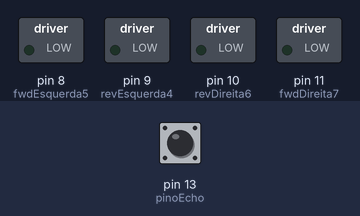
Simulated run of this sketch. Board: Arduino Uno, built with avr-gcc and run on an emulated ATmega328P. Shown: switched loads named in the sketch (green lamp = pin HIGH). The inputs (shaded band) are chosen by the test bench; at power-on: pin 13 (pinoEcho) LOW. Pins used as bus, display or sensor lines are not drawn.

Above: at 1.2 s.
1.3 s: pin 13 (pinoEcho) pulsed HIGH 5 times (0.12 s each, 0.3 s apart)
At 1.71 s:
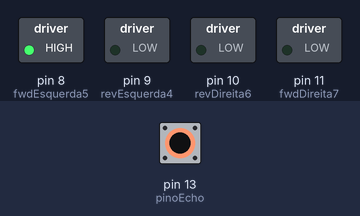
At 3.3 s:
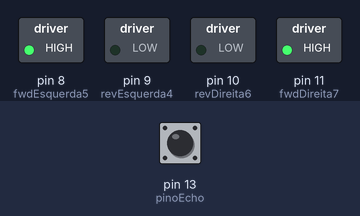
Timing chart, 0 to 11.8 s (numbered marks = the images above; inputs shaded):
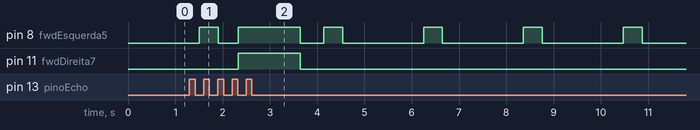

Measured:
- after the input at 1.3 s, pin 11 (fwdDireita7): LOW → HIGH after 1.0 s, → LOW 1.3 s later

The sketch:

carrinho.ino
```cpp
// Pinos dos Motores
int revEsquerda4 = 9;
int fwdEsquerda5 = 8;
int revDireita6 = 10;
int fwdDireita7 = 11;

// Pinos do Sensor Ultrassônico HC-SR04
int pinoTrig = 12;
int pinoEcho = 13;

long duracao, distancia;

void setup() {
  Serial.begin(9600);

  // Configuração dos pinos dos motores como saída
  pinMode(revEsquerda4, OUTPUT);
  pinMode(fwdEsquerda5, OUTPUT);
  pinMode(revDireita6, OUTPUT);
  pinMode(fwdDireita7, OUTPUT);

  // Configuração dos pinos do sensor ultrassônico
  pinMode(pinoTrig, OUTPUT);
  pinMode(pinoEcho, INPUT);
}

void loop() {
  digitalWrite(pinoTrig, LOW);
  delayMicroseconds(2);

  digitalWrite(pinoTrig, HIGH);
  delayMicroseconds(10);
  duracao = pulseIn(pinoEcho, HIGH);
  distancia = duracao / 58.2;
  delay(10);

  // Condição para ausência de obstáculos
  if (distancia > 20) {
    digitalWrite(fwdDireita7, HIGH);
    digitalWrite(revDireita6, LOW);
    digitalWrite(fwdEsquerda5, HIGH);
    digitalWrite(revEsquerda4, LOW);
  }

  // Condição para presença de obstáculos
  if (distancia < 20) {
    // Parar por um curto período
    digitalWrite(fwdDireita7, LOW);
    digitalWrite(revDireita6, LOW);
    digitalWrite(fwdEsquerda5, LOW);
    digitalWrite(revEsquerda4, LOW);
    delay(500);

    // Virar para a esquerda
    digitalWrite(fwdDireita7, LOW);
    digitalWrite(revDireita6, LOW);
    digitalWrite(fwdEsquerda5, HIGH);
    digitalWrite(revEsquerda4, LOW);
    delay(400);

    // Parar por um curto período
    digitalWrite(fwdDireita7, LOW);
    digitalWrite(revDireita6, LOW);
    digitalWrite(fwdEsquerda5, LOW);
    digitalWrite(revEsquerda4, LOW);
    delay(200);
  }
}
```

bitwise.c
```cpp
#include <stdio.h>
#include <stdlib.h>
#include <limits.h>

int count_bits(unsigned int num) {
	int count = 0;
	while (num) {
		count++;
		num >>= 1;
	}
	return count;
}

void print_binary(unsigned int num, int n_bits) {
	for (int i = n_bits - 1; i >= 0; i--) {
		printf("%d", (num >> i) & 1);
		if (i % 4 == 0) printf(" ");
	}
	printf("\n");
}

int main() {
	unsigned int num1, num2, mask;
	int n_bits, op, n, dir;

	printf("Escolha a operação bitwise a ser realizada:\n");
	printf("1 - Complemento\n");
	printf("2 - E bit a bit (&)\n");
	printf("3 - OU bit a bit (|)\n");
	printf("4 - XOR bit a bit (^)\n");
	printf("5 - Extrair bits usando máscara bitwise\n");
	printf("6 - Preencher com 1s usando máscara bitwise\n");
	printf("7 - Inverter valores usando máscara bitwise\n");
	printf("8 - Shift de bits para esquerda ou direita\n");
	scanf("%d", &op);

	switch(op){
		case 1:
			printf("Digite o número sem sinal em hexadecimal: ");
			scanf("%x", &num1);

			n_bits = count_bits(num1);
			n_bits = (n_bits + 3) / 4 * 4; // arredonda para cima para o múltiplo de 4 mais próximo
			mask = (1 << n_bits) - 1;

			printf("Número original em binário: ");
			print_binary(num1, n_bits);

			printf("Complemento: ");
			num1 = ~num1 & mask;

			print_binary(num1, n_bits);

			printf("Resultado final em hexadecimal: 0x%X\n", num1);
			break;
		case 2:
		case 3:
		case 4:
			printf("Digite o primeiro número sem sinal em hexadecimal: ");
			scanf("%x", &num1);

			printf("Digite o segundo número sem sinal em hexadecimal: ");
			scanf("%x", &num2);

			n_bits = count_bits(num1 > num2 ? num1 : num2);
			n_bits = (n_bits + 3) / 4 * 4; // arredonda para cima para o múltiplo de 4 mais próximo

			printf("Primeiro número original em binário: ");
			print_binary(num1, n_bits);

			printf("Segundo número original em binário: ");
			print_binary(num2, n_bits);

			switch (op) {
				case 2:
					printf("E bit a bit (&): ");
					num1 &= num2;
					break;
				case 3:
					printf("OU bit a bit (|): ");
					num1 |= num2;
					break;
				case 4:
					printf("XOR bit a bit (^): ");
					num1 ^= num2;
					break;
				default:
					break;
			}

			print_binary(num1, n_bits);

			printf("Resultado final em hexadecimal: 0x%X\n", num1);
			break;
		case 5:
		case 6:
		case 7:
		case 8:
			printf("Digite o número sem sinal em hexadecimal: ");
			scanf("%x", &num1);

			n_bits = count_bits(num1);
			n_bits = (n_bits + 3) / 4 * 4; // arredonda para cima para o múltiplo de 4 mais próximo

			printf("Número original em binário: ");
			print_binary(num1, n_bits);

			printf("Digite o número de bits a serem movidos: ");
			scanf("%d", &n);

			mask = (1 << n) - 1;

			printf("Escolha se os bits serão movidos da direita (0) ou da esquerda (1): ");
			scanf("%d", &dir);

			switch(op){
				case 5:
					if (dir == 0) {
						printf("Bits extraídos da direita usando máscara bitwise: ");
						num1 &= ~mask;
					} else if (dir == 1) {
						printf("Bits extraídos da esquerda usando máscara bitwise: ");
						mask <<= n_bits - n;
						num1 &= ~mask;
					} else {
						printf("Direção inválida!\n");
						return EXIT_FAILURE;
					}
					break;
				case 6:
					if (dir == 0) {
						printf("Bits preenchidos com 1s da direita usando máscara bitwise: ");
						num1 |= mask;
					} else if (dir == 1) {
						printf("Bits preenchidos com 1s da esquerda usando máscara bitwise: ");
						mask <<= n_bits - n;
						num1 |= mask;
					} else {
						printf("Direção inválida!\n");
						return EXIT_FAILURE;
					}
					break;
				case 7:
					if (dir == 0) {
						printf("Valores dos bits invertidos da direita usando máscara bitwise: ");
						num1 ^= mask;
					} else if (dir == 1) {
						printf("Valores dos bits invertidos da esquerda usando máscara bitwise: ");
						mask <<= n_bits - n;
						num1 ^= mask;
					} else {
						printf("Direção inválida!\n");
						return EXIT_FAILURE;
					}
					break;
				case 8:
					if(dir==0){
						printf("\nShift dos bits para a direita:");
						num1>>=n;
						print_binary(num1,n_bits);
						printf("\nResultado final em hexadecimal: 0x%X\n",num2);
						break;
					}
					else if(dir==1){
						printf("\nShift dos bits para a esquerda:");
						num1<<=n;
						print_binary(num1,n_bits);
						printf("\nResultado final em hexadecimal: 0x%X\n",num2);
						break;
					}
				default:
					break;
			}

			print_binary(num1, n_bits);

			printf("Resultado final em hexadecimal: 0x%X\n", num1);
			break;

		default:
			printf("Operação inválida!\n");
			return EXIT_FAILURE;
	}

	return EXIT_SUCCESS;
}
```
